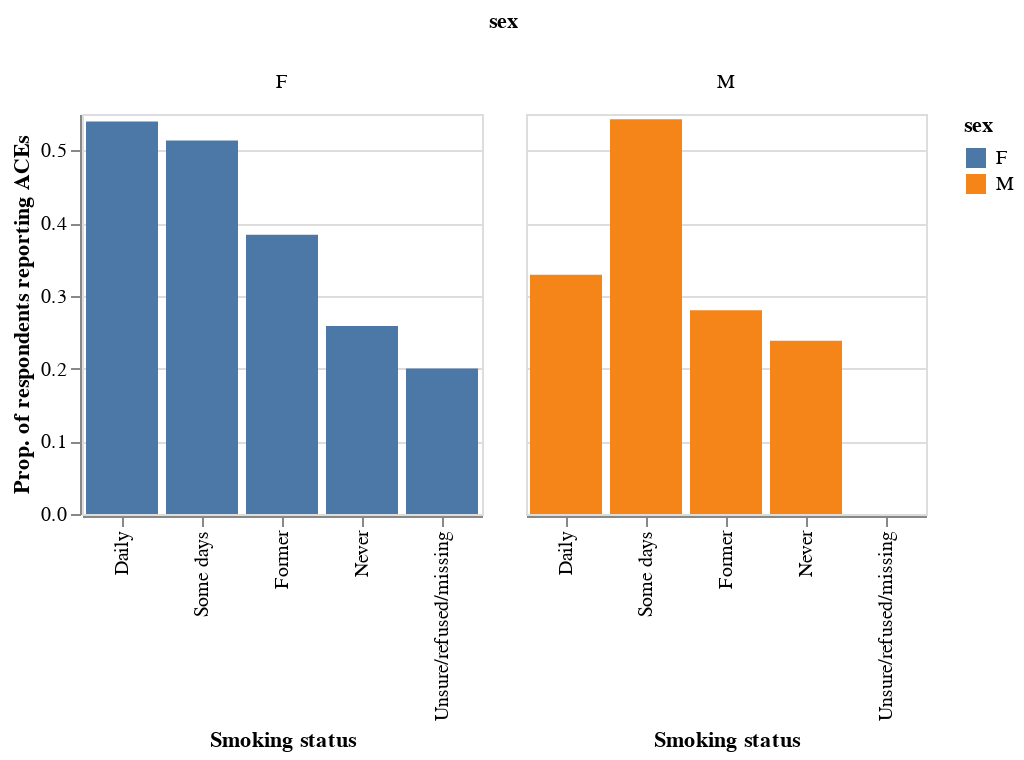

The cell this chart's notebook holds for it:
### Markdown cell above
<!-- BEGIN QUESTION -->

### Question 16: Visualization

Use the example above to plot the proportion of respondents reporting ACEs 
against smoking status for men and women.

*Hint*: you only need to modify the example by substituting smoking status for general health.

### Code cell
# BEGIN SOLUTION NO PROMPT
# proportions grouped by smoking status
ace_smoking_sex = data.drop(
    columns = 'depression'
).groupby(
    ['smoking', 'sex']
).mean(numeric_only = True).loc[list(smoke_codes.values()), :]

# coerce indices to columns for plotting
plot_df = ace_smoking_sex.reset_index()

# specify order of general health categories
smoke_order = pd.CategoricalDtype(list(smoke_codes.values()), ordered = True)
plot_df['smoking'] = plot_df.smoking.astype(smoke_order)

# plot
alt.Chart(plot_df).mark_bar().encode(
    x = alt.X('smoking', 
              sort = list(health_codes.values()),
              title = 'Smoking status'),
    y = alt.Y('adverse_conditions',
              title = 'Prop. of respondents reporting ACEs'),
    color = 'sex',
    column = 'sex'
).properties(
    width = 200, 
    height = 200
)
# END SOLUTION

### Figure 1 — Vega-Lite specification as saved in the notebook (floating-point values rounded to 4 significant figures)
{"config": {"view": {"continuousWidth": 400, "continuousHeight": 300}}, "data": {"name": "data-b239cadbcd4e3e2b0533d061c9f53bf0"}, "mark": "bar", "encoding": {"color": {"field": "sex", "type": "nominal"}, "column": {"field": "sex", "type": "nominal"}, "x": {"field": "smoking", "sort": ["Excellent", "Very good", "Good", "Fair", "Poor", "Unsure", "Refused"], "title": "Smoking status", "type": "nominal"}, "y": {"field": "adverse_conditions", "title": "Prop. of respondents reporting ACEs", "type": "quantitative"}}, "height": 200, "width": 200, "$schema": "https://vega.github.io/schema/vega-lite/v4.17.0.json", "datasets": {"data-b239cadbcd4e3e2b0533d061c9f53bf0": [{"smoking": "Daily", "sex": "F", "adverse_conditions": 0.5398}, {"smoking": "Daily", "sex": "M", "adverse_conditions": 0.3291}, {"smoking": "Some days", "sex": "F", "adverse_conditions": 0.5135}, {"smoking": "Some days", "sex": "M", "adverse_conditions": 0.5429}, {"smoking": "Former", "sex": "F", "adverse_conditions": 0.3839}, {"smoking": "Former", "sex": "M", "adverse_conditions": 0.2801}, {"smoking": "Never", "sex": "F", "adverse_conditions": 0.2584}, {"smoking": "Never", "sex": "M", "adverse_conditions": 0.2382}, {"smoking": "Unsure/refused/missing", "sex": "F", "adverse_conditions": 0.2}, {"smoking": "Unsure/refused/missing", "sex": "M", "adverse_conditions": 0.0}]}}
